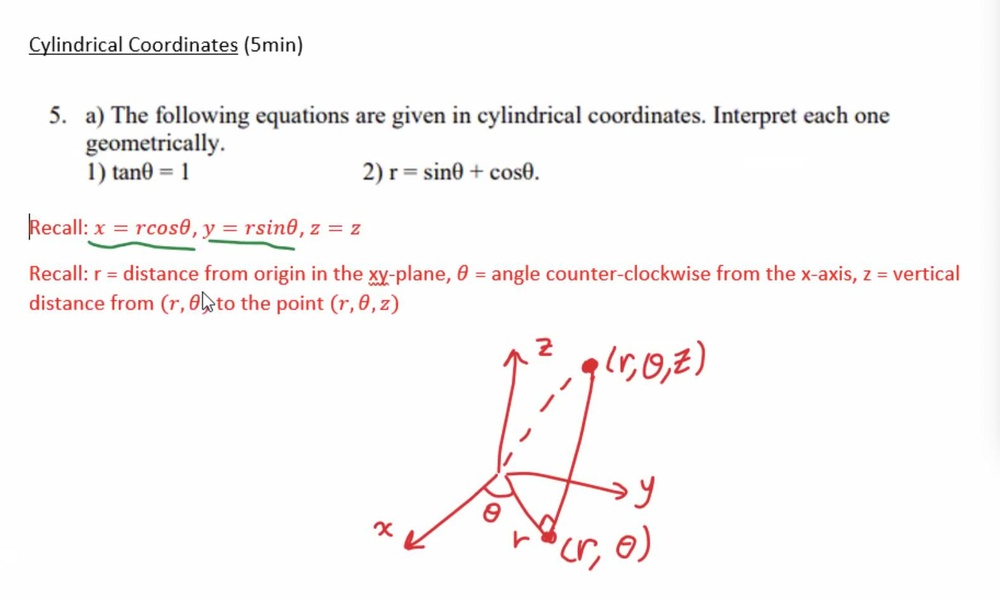
#> input picture sky.jpg, 1000 x 601 px, shrunk from 1580 x 950 before the run, found by its file name
$ python expected_filter_script.py
#> lines starting #> are read from the running program, lines starting #| are printed output that depends on the picture
#> further down, image is the input picture: PIL image 1000x601 RGB; mean R, G, B 249.8, 247.2, 247.1
### src/filters.py
from utilities import *
from PIL import Image, ImageFilter, ImageDraw
from math import sqrt

# Constants

# Box Blur kernel
BOX_KERNEL = [[1 / 9, 1 / 9, 1 / 9],
            [1 / 9, 1 / 9, 1 / 9],
            [1 / 9, 1 / 9, 1 / 9]]

# Gaussian kernel
GAUSSIAN_KERNEL = [[1 / 256, 4  / 256,  6 / 256,  4 / 256, 1 / 256],
                [4 / 256, 16 / 256, 24 / 256, 16 / 256, 4 / 256],
                [6 / 256, 24 / 256, 36 / 256, 24 / 256, 6 / 256],
                [4 / 256, 16 / 256, 24 / 256, 16 / 256, 4 / 256],
                [1 / 256, 4  / 256,  6 / 256,  4 / 256, 1 / 256]]

# High-pass kernel
SHARPEN_KERNEL = [[  0  , -.5 ,    0 ],
        [-.5 ,   3  , -.5 ],
        [  0  , -.5 ,    0 ]]

# Low-pass kernel
UNSHARPEN_KERNEL = [[1 / 9, 1 / 9, 1 / 9],
        [1 / 9, 1 / 9, 1 / 9],
        [1 / 9, 1 / 9, 1 / 9]]

# Sobel kernels
KERNELX = [[-1, 0, 1],
        [-2, 0, 2],
        [-1, 0, 1]]
KERNELY = [[-1, -2, -1],
        [0, 0, 0],
        [1, 2, 1]]


# filter functions
def greyscale_filter(image):
    """Filter creates a new image with making the pixels into black and white pixels
    """

    data = []
    image_data = get_image_data(image)
#> image_data = 601000 items

    # applying greyscale formula for rbg pixels
    for i in range(len(image_data)):
        current_tuple = list(image_data[i])
        colour_sum = round(current_tuple[0]*0.3) + round(current_tuple[1]*0.59) + round(current_tuple[1]*0.11)
        current_tuple[0] = colour_sum
        current_tuple[1] = colour_sum
        current_tuple[2]= colour_sum
        data.append(tuple(current_tuple))
#> after the loop, data = 601000 items

    # saving the image
    footer(image, data, "greyscale_filter")


# [407 lines left out: functions green_filter, greyscale_alternative_filter, blue_filter, dark_blue_filter, yellow_filter, reduce_opacity_filter and 10 more, not called in this run]

### src/utilities.py
# [9 lines left out: function footer_without_data, not called in this run]


def footer(image, data, name_of_file):
    """Saves an image with the given name_of_file and saves it as
    the user's desired file extension using data as the data as the newly
    formed pixels
    """
#> called with name_of_file = 'greyscale_filter'

    image.putdata(data)
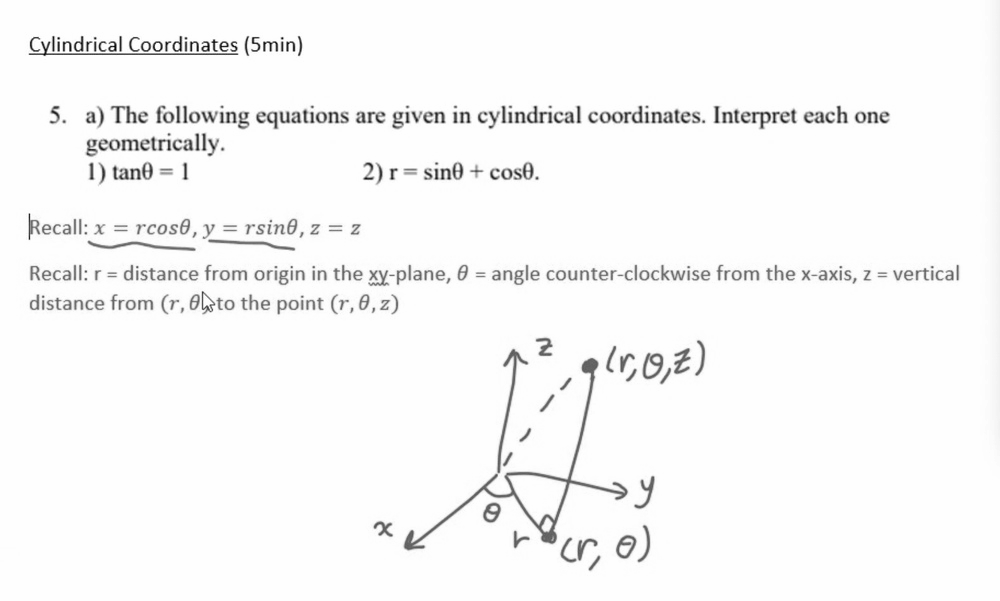
#> image: PIL image 1000x601 RGB; min 1, max 254, mean 248
    file_extension = get_validated_file_extension()
    image.save("../output_images/" + name_of_file + file_extension)
    print("Image saved in " + name_of_file + file_extension)
    image.show()


def get_validated_file_extension():
    """Returns a string of a image file extension. Standard file is .jpg
    """

    file_extension = ".jpg"
    repeat = True
    while (repeat):
        file_extension = input("Enter the file extension to save as (e.g.: .jpg): ")
        file_extension = file_extension.lower()

        if ("." not in file_extension):
            repeat = True
        elif (not is_valid_file_extension(file_extension)):
            repeat = True
        else:
            repeat = False
#> this loop made 7 passes; the answer given on pass 1: out.png

    return file_extension


def is_valid_file_extension(file_extension):
    """Returns True if and only file_extension is a supported
    file extension
    """

    is_true = (file_extension == ".jpg" or file_extension == ".png"
    or file_extension == ".icns" or file_extension == ".j2p"
    or file_extension == ".ico" or file_extension == ".j2x"
    or file_extension == ".im" or file_extension == ".msp"
    or file_extension == ".jpx" or file_extension == ".pcx")

    return is_true


# [18 lines left out: function get_average_tuple, not called in this run]


def get_image_data(image):
    """Return a list of pixels from image
    """

    return list(image.getdata())


# [6 lines left out: function print_grid, not called in this run]

### src/expected_filter_script.py
from filters import *
from PIL import Image

image = Image.open("sky.jpg")
#> (the run stopped early here; a loop or call above may not have finished)
